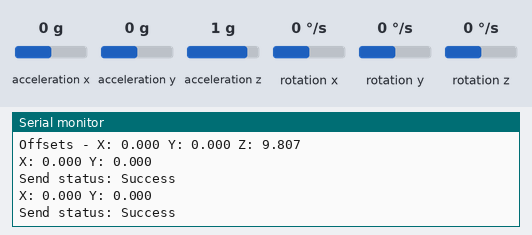
This sketch was run on a simulated ESP8266 (NodeMCU). On the bench: the last lines printed to the serial monitor. Inputs (shaded band) come from the test bench; at power-on: acceleration x 0 g, acceleration y 0 g, acceleration z 1 g, rotation x 0 °/s, rotation y 0 °/s, rotation z 0 °/s.

Above: at 3.3 s.
3.4 s: acceleration x set to -1.4 g
At 4.4 s:
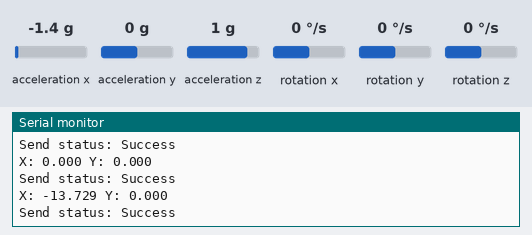
4.9 s: acceleration y set to -1.4 g
At 6.0 s:
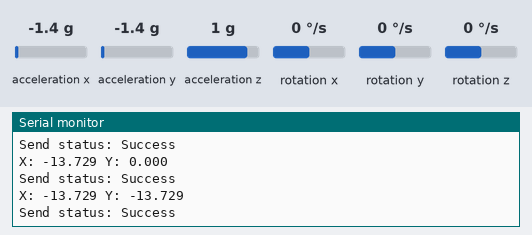
6.4 s: acceleration x set to -0.8 g
At 7.6 s:
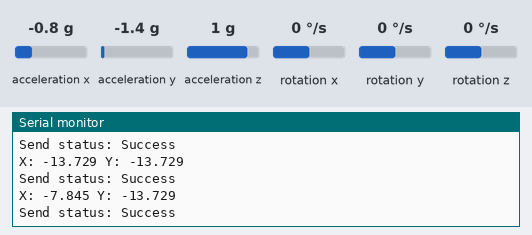
Timing chart, 0 to 9.4 s (numbered marks = the images above; inputs shaded):
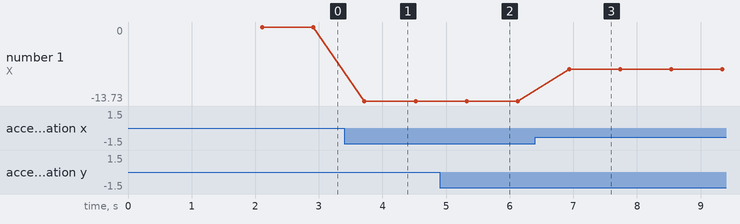

Measured:
- after the input at 3.4 s, the serial monitor: prints a new line after 0.32 s (image 1)
- after the input at 4.9 s, the serial monitor: prints a new line after 0.42 s (image 2)
- after the input at 6.4 s, the serial monitor: prints a new line after 0.53 s (image 3)
- plotted number 1: 0 → -13.73 after the input at 3.4 s, -13.73 → -7.84 after the input at 6.4 s

The sketch:

SENDER_FOR_MPU6050.ino
```cpp
#include <ESP8266WiFi.h>
#include <espnow.h>
#include "I2Cdev.h"
#include "MPU6050.h"

MPU6050 mpu;

// Replace with receiver's MAC address
uint8_t receiverMAC[] = {0x48, 0x55, 0x19, 0xC8, 0xAA, 0x0B};

// MPU6050 raw values
int16_t ax, ay, az, gx, gy, gz;
float ax_offset = 0, ay_offset = 0, az_offset = 0;

// Struct to send data
struct Data {
  float accelX;
  float accelY;
} dataToSend;

// Callback for send status
void onDataSent(uint8_t *macAddr, uint8_t sendStatus) {
  Serial.print("Send status: ");
  Serial.println(sendStatus == 0 ? "Success" : "Fail");
}

void setup() {
  Serial.begin(9600);
  Wire.begin();

  // Initialize MPU6050
  mpu.initialize();
  if (!mpu.testConnection()) {
    Serial.println("MPU6050 connection failed");
    while (1);
  }

  Serial.println("MPU6050 connected");
  delay(2000); // Wait for sensor to stabilize

  // Get initial offsets
  mpu.getMotion6(&ax, &ay, &az, &gx, &gy, &gz);
  ax_offset = (ax / 16384.0) * 9.80665;
  ay_offset = (ay / 16384.0) * 9.80665;
  az_offset = (az / 16384.0) * 9.80665;

  Serial.println("Calibration complete.");
  Serial.print("Offsets - X: "); Serial.print(ax_offset, 3);
  Serial.print(" Y: "); Serial.print(ay_offset, 3);
  Serial.print(" Z: "); Serial.println(az_offset, 3);

  // Initialize WiFi and ESP-NOW
  WiFi.mode(WIFI_STA);
  WiFi.disconnect();
  delay(100);

  if (esp_now_init() != 0) {
    Serial.println("ESP-NOW init failed");
    return;
  }

  esp_now_set_self_role(ESP_NOW_ROLE_CONTROLLER);
  esp_now_add_peer(receiverMAC, ESP_NOW_ROLE_SLAVE, 1, NULL, 0);
  esp_now_register_send_cb(onDataSent);
}

void loop() {
  // Read sensor data
  mpu.getMotion6(&ax, &ay, &az, &gx, &gy, &gz);

  float ax_ms2 = (ax / 16384.0) * 9.80665 - ax_offset;
  float ay_ms2 = (ay / 16384.0) * 9.80665 - ay_offset;

  // Fill struct
  dataToSend.accelX = ax_ms2;
  dataToSend.accelY = ay_ms2;

  // Send data
  esp_now_send(receiverMAC, (uint8_t *)&dataToSend, sizeof(dataToSend));

  // Print for debugging
  Serial.print("X: "); Serial.print(ax_ms2, 3);
  Serial.print(" Y: "); Serial.println(ay_ms2, 3);

  delay(800); // Adjust rate as needed
}
```
